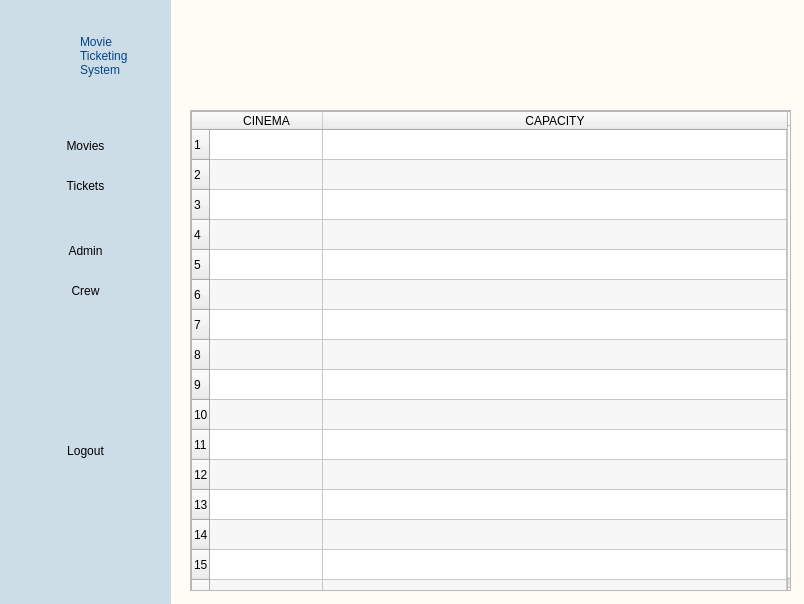
<?xml version="1.0" encoding="UTF-8"?>
<ui version="4.0">
 <class>MainWindow</class>
 <widget class="QMainWindow" name="MainWindow">
  <property name="geometry">
   <rect>
    <x>0</x>
    <y>0</y>
    <width>804</width>
    <height>604</height>
   </rect>
  </property>
  <property name="windowTitle">
   <string>MainWindow</string>
  </property>
  <widget class="QWidget" name="centralwidget">
   <widget class="QWidget" name="navigationBG" native="true">
    <property name="geometry">
     <rect>
      <x>0</x>
      <y>0</y>
      <width>171</width>
      <height>611</height>
     </rect>
    </property>
    <property name="styleSheet">
     <string notr="true">#navigationBG {
background-color: #ccdde8;

}

</string>
    </property>
    <widget class="QLabel" name="systemLabel">
     <property name="geometry">
      <rect>
       <x>80</x>
       <y>15</y>
       <width>71</width>
       <height>81</height>
      </rect>
     </property>
     <property name="styleSheet">
      <string notr="true">#systemLabel {
font: 75 12pt &quot;MS Shell Dlg 2&quot;;
color: #034488;
}</string>
     </property>
     <property name="text">
      <string>Movie
Ticketing
System</string>
     </property>
     <property name="alignment">
      <set>Qt::AlignLeading|Qt::AlignLeft|Qt::AlignVCenter</set>
     </property>
    </widget>
    <widget class="QPushButton" name="pushButton">
     <property name="geometry">
      <rect>
       <x>20</x>
       <y>30</y>
       <width>71</width>
       <height>51</height>
      </rect>
     </property>
     <property name="text">
      <string/>
     </property>
     <property name="icon">
      <iconset>
       <normaloff>../img/icon.png</normaloff>../img/icon.png</iconset>
     </property>
     <property name="iconSize">
      <size>
       <width>50</width>
       <height>50</height>
      </size>
     </property>
     <property name="flat">
      <bool>true</bool>
     </property>
    </widget>
    <widget class="QPushButton" name="movieButton">
     <property name="geometry">
      <rect>
       <x>20</x>
       <y>130</y>
       <width>131</width>
       <height>31</height>
      </rect>
     </property>
     <property name="text">
      <string>Movies</string>
     </property>
     <property name="icon">
      <iconset>
       <normaloff>../img/movies.png</normaloff>../img/movies.png</iconset>
     </property>
     <property name="iconSize">
      <size>
       <width>40</width>
       <height>40</height>
      </size>
     </property>
     <property name="flat">
      <bool>true</bool>
     </property>
    </widget>
    <widget class="QPushButton" name="movieButton_2">
     <property name="geometry">
      <rect>
       <x>20</x>
       <y>170</y>
       <width>131</width>
       <height>31</height>
      </rect>
     </property>
     <property name="text">
      <string>Tickets</string>
     </property>
     <property name="icon">
      <iconset>
       <normaloff>../img/tickets.png</normaloff>../img/tickets.png</iconset>
     </property>
     <property name="iconSize">
      <size>
       <width>40</width>
       <height>40</height>
      </size>
     </property>
     <property name="flat">
      <bool>true</bool>
     </property>
    </widget>
    <widget class="QPushButton" name="movieButton_3">
     <property name="geometry">
      <rect>
       <x>20</x>
       <y>230</y>
       <width>131</width>
       <height>41</height>
      </rect>
     </property>
     <property name="text">
      <string>Admin</string>
     </property>
     <property name="icon">
      <iconset>
       <normaloff>../img/admin.png</normaloff>../img/admin.png</iconset>
     </property>
     <property name="iconSize">
      <size>
       <width>40</width>
       <height>40</height>
      </size>
     </property>
     <property name="flat">
      <bool>true</bool>
     </property>
    </widget>
    <widget class="QPushButton" name="movieButton_4">
     <property name="geometry">
      <rect>
       <x>20</x>
       <y>270</y>
       <width>131</width>
       <height>41</height>
      </rect>
     </property>
     <property name="text">
      <string>Crew</string>
     </property>
     <property name="icon">
      <iconset>
       <normaloff>../img/crew.png</normaloff>../img/crew.png</iconset>
     </property>
     <property name="iconSize">
      <size>
       <width>40</width>
       <height>40</height>
      </size>
     </property>
     <property name="flat">
      <bool>true</bool>
     </property>
    </widget>
    <widget class="QPushButton" name="movieButton_5">
     <property name="geometry">
      <rect>
       <x>20</x>
       <y>430</y>
       <width>131</width>
       <height>41</height>
      </rect>
     </property>
     <property name="text">
      <string>Logout</string>
     </property>
     <property name="icon">
      <iconset>
       <normaloff>../img/logout.png</normaloff>../img/logout.png</iconset>
     </property>
     <property name="iconSize">
      <size>
       <width>40</width>
       <height>40</height>
      </size>
     </property>
     <property name="flat">
      <bool>true</bool>
     </property>
    </widget>
   </widget>
   <widget class="QWidget" name="mainBG" native="true">
    <property name="geometry">
     <rect>
      <x>160</x>
      <y>0</y>
      <width>651</width>
      <height>611</height>
     </rect>
    </property>
    <property name="styleSheet">
     <string notr="true">#mainBG {
background-color: #fffcf6;

}

</string>
    </property>
    <widget class="QScrollArea" name="scrollArea">
     <property name="geometry">
      <rect>
       <x>30</x>
       <y>110</y>
       <width>601</width>
       <height>481</height>
      </rect>
     </property>
     <property name="widgetResizable">
      <bool>true</bool>
     </property>
     <widget class="QWidget" name="scrollAreaWidgetContents">
      <property name="geometry">
       <rect>
        <x>0</x>
        <y>0</y>
        <width>599</width>
        <height>479</height>
       </rect>
      </property>
      <widget class="QTableWidget" name="tableWidget">
       <property name="geometry">
        <rect>
         <x>0</x>
         <y>0</y>
         <width>611</width>
         <height>491</height>
        </rect>
       </property>
       <property name="editTriggers">
        <set>QAbstractItemView::SelectedClicked</set>
       </property>
       <property name="dragDropOverwriteMode">
        <bool>false</bool>
       </property>
       <property name="alternatingRowColors">
        <bool>true</bool>
       </property>
       <property name="selectionMode">
        <enum>QAbstractItemView::SingleSelection</enum>
       </property>
       <property name="selectionBehavior">
        <enum>QAbstractItemView::SelectRows</enum>
       </property>
       <property name="verticalScrollMode">
        <enum>QAbstractItemView::ScrollPerPixel</enum>
       </property>
       <property name="horizontalScrollMode">
        <enum>QAbstractItemView::ScrollPerPixel</enum>
       </property>
       <property name="rowCount">
        <number>16</number>
       </property>
       <attribute name="horizontalHeaderDefaultSectionSize">
        <number>113</number>
       </attribute>
       <attribute name="horizontalHeaderStretchLastSection">
        <bool>true</bool>
       </attribute>
       <attribute name="verticalHeaderMinimumSectionSize">
        <number>23</number>
       </attribute>
       <attribute name="verticalHeaderDefaultSectionSize">
        <number>30</number>
       </attribute>
       <attribute name="verticalHeaderStretchLastSection">
        <bool>false</bool>
       </attribute>
       <row/>
       <row/>
       <row/>
       <row/>
       <row/>
       <row/>
       <row/>
       <row/>
       <row/>
       <row/>
       <row/>
       <row/>
       <row/>
       <row/>
       <row/>
       <row/>
       <column>
        <property name="text">
         <string>CINEMA</string>
        </property>
       </column>
       <column>
        <property name="text">
         <string>CAPACITY</string>
        </property>
       </column>
       <item row="0" column="0">
        <property name="text">
         <string/>
        </property>
        <property name="flags">
         <set>ItemIsSelectable|ItemIsEnabled</set>
        </property>
       </item>
      </widget>
     </widget>
    </widget>
    <widget class="QLabel" name="label">
     <property name="geometry">
      <rect>
       <x>40</x>
       <y>-10</y>
       <width>331</width>
       <height>141</height>
      </rect>
     </property>
     <property name="text">
      <string/>
     </property>
     <property name="pixmap">
      <pixmap>../img/cinemalist.png</pixmap>
     </property>
     <property name="scaledContents">
      <bool>true</bool>
     </property>
    </widget>
   </widget>
   <zorder>mainBG</zorder>
   <zorder>navigationBG</zorder>
  </widget>
 </widget>
 <resources/>
 <connections/>
</ui>
